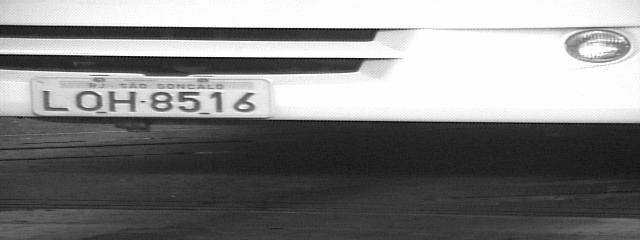
%> input picture Deteccao_Placas/Deteccao_Placas/imagens/000.jpg, 640 x 240 px; its folder holds only this picture in this run
$ octave joab.m   (GNU Octave 9; MATLAB toolbox functions it lacks are replaced by stand-ins)
%> lines starting %> are read from the running program, lines starting %| are printed output that depends on the picture; in (x1, y1, x2, y2) boxes, pixels count from 0 and x2, y2 are one past the last pixel; in counts of white or black regions, pixels touching at a corner belong together; the program's own positions count from 1
clear all;
close all;
clc;
a=0;
nome_dir = 'imagens\';
diretorio=dir(nome_dir);
tam_dir = max(size(diretorio)); % numero de arquivos do diretório
for jj=3:tam_dir %% Excluindo os . e .., roda com todas as imagens do diretório
    close all; % Fecha todas as janelas do Matlab
    a=a+1;
    imagem=imread(strcat(nome_dir,diretorio(jj,1).name));
%> imagem is the input picture: size 240x640 uint8; min 0, max 255, mean 129.9
    %filt = wiener2(imagem,[5 5]);
    o=graythresh(imagem);
%> o = 0.573
    BW=im2bw(imagem,o*1.4);
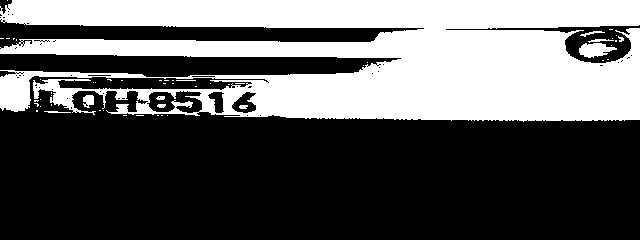
%> BW: size 240x640 logical; 36.5% white; 54 white regions (43 under 20 px), largest, box (x1, y1, x2, y2) and area: (0, 0, 640, 122) 55219, (579, 43, 617, 58) 369, (83, 95, 94, 108) 109
    imagem=edge(BW,'Roberts');
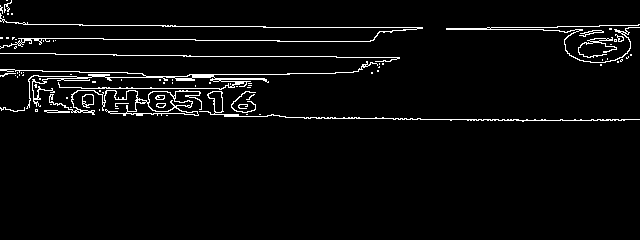
%> imagem: size 240x640 logical; 3.7% white in thin lines or dots, all inside (x1, y1, x2, y2) = (0, 0, 640, 122)
    %imagem = wiener2(imagem,[1 7]);
    imwrite(imagem, strcat(nome_dir,'..\out\', diretorio(jj,1).name), 'jpg');
end

$ run again, on Deteccao_Placas/Deteccao_Placas/imagens/005.jpg
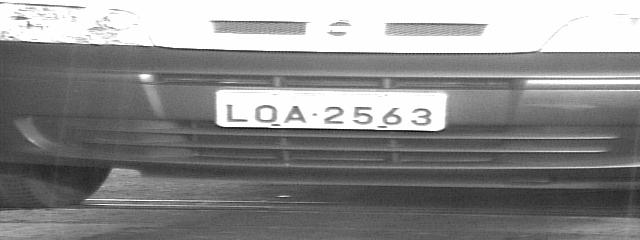
%> input picture Deteccao_Placas/Deteccao_Placas/imagens/005.jpg, 640 x 240 px
%> imagem is the input picture: size 240x640 uint8; min 1, max 255, mean 138.4
%> o = 0.678
%> `BW=im2bw(imagem,o*1.4);`:
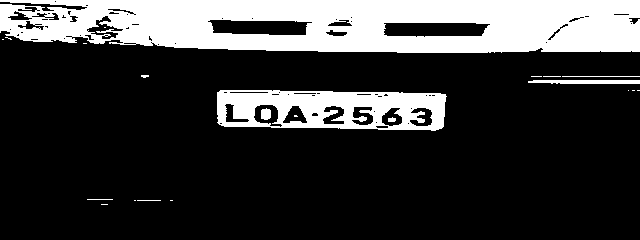
%> BW: size 240x640 logical; 22.6% white; 22 white regions (14 under 20 px), largest, box (x1, y1, x2, y2) and area: (0, 0, 640, 53) 27385, (217, 90, 447, 131) 6496, (528, 80, 640, 84) 415
%> `imagem=edge(BW,'Roberts');`:
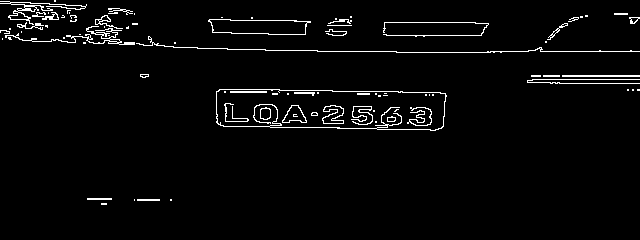
%> imagem: size 240x640 logical; 3.1% white in thin lines or dots, all inside (x1, y1, x2, y2) = (0, 0, 640, 205)

$ run again, on Deteccao_Placas/Deteccao_Placas/imagens/001.jpg
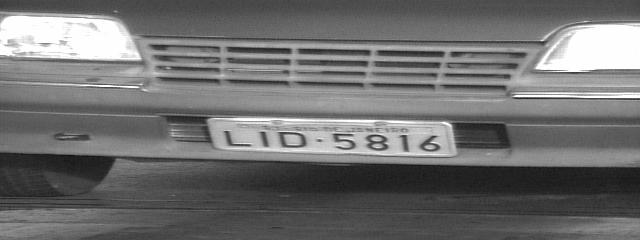
%> input picture Deteccao_Placas/Deteccao_Placas/imagens/001.jpg, 640 x 240 px
%> imagem is the input picture: size 240x640 uint8; min 17, max 255, mean 111.1
%> o = 0.482
%> `BW=im2bw(imagem,o*1.4);`:
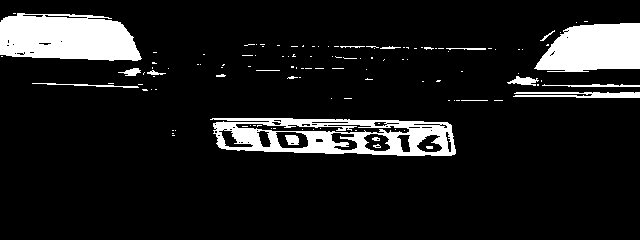
%> BW: size 240x640 logical; 10.9% white; 121 white regions (102 under 20 px), largest, box (x1, y1, x2, y2) and area: (0, 13, 142, 61) 5514, (210, 118, 456, 156) 5156, (534, 23, 640, 72) 4087
%> `imagem=edge(BW,'Roberts');`:
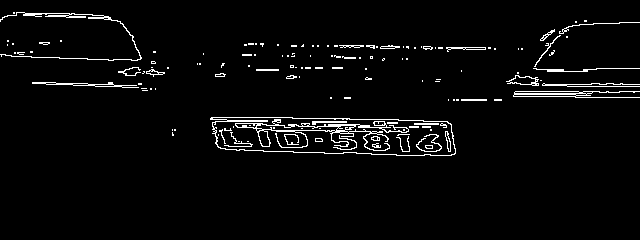
%> imagem: size 240x640 logical; 3.5% white in thin lines or dots, all inside (x1, y1, x2, y2) = (0, 12, 640, 156)
